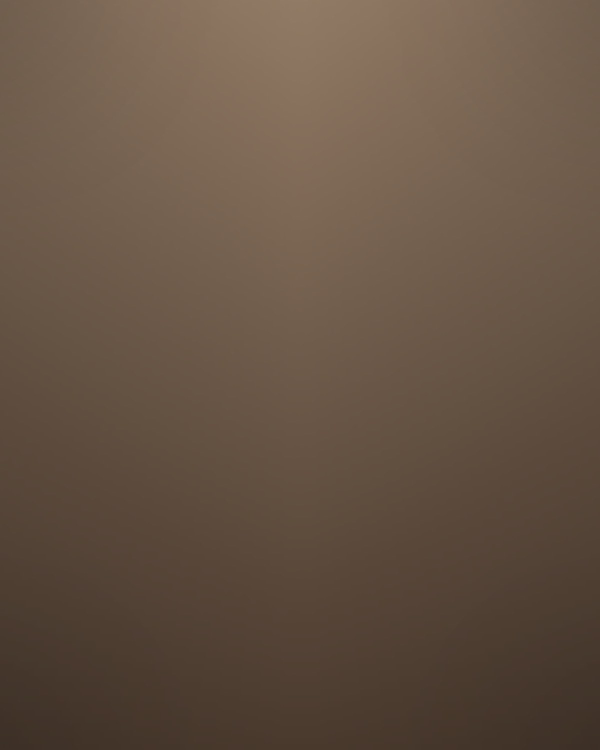
#> input picture input/photos/photo_1.jpg, 1200 x 1500 px (shown at 1/2 size); its folder holds only this picture in this run
$ python build.py
#> lines starting #> are read from the running program, lines starting #| are printed output that depends on the picture
### render.py
"""Editorial renderers for проЯв carousels. Monochrome photography + one cobalt
accent + generous negative space, in the проЯв brand (Unbounded headlines,
Manrope labels/body, cream & coal grounds). Text is drawn by code — zero typos,
exact brand colours. Slides are 4:5 (1080×1350) for Instagram.

Design language (from the reference moodboards, mapped to the brand):
- photos are black & white so the cobalt is the only colour that pops;
- small tracked labels sit in the corners (brand · rubric · index · swipe);
- sticker pills carry the kicker; headlines can accent a *word* in cobalt;
- content alternates full-bleed photo slides with airy paper slides.
Real photos live in input/photos/ (live or generated); an empty pool falls back
to a branded gradient.
"""
import os
from PIL import Image, ImageDraw, ImageFont, ImageFilter, ImageOps
import config as C

MARGIN = 84
W, H = C.CAROUSEL_SIZE

PAPER = "#F4F4F1"
COAL = "#12110E"
INK = "#0D0C0A"
MUT_L = "#6F6D66"        # muted on paper
MUT_D = "#9C978C"        # muted on coal / photo
ACC = "#2F55FF"          # cobalt on paper
ACC_D = "#6E8BFF"        # brighter cobalt on dark
WHITE = "#FFFFFF"
SOFT = "#E8E5DE"


def _f(path, size, wght):
    f = ImageFont.truetype(path, size)
    try:
        f.set_variation_by_axes([wght])
    except Exception:
        pass
    return f


def disp(size, wght=600):
    return _f(C.DISPLAY, size, wght)


def body(size, wght=500):
    return _f(C.BODY, size, wght)


def _tw(d, s, f, tr=0):
    return sum(d.textlength(c, font=f) for c in s) + tr * (len(s) - 1) if s else 0


def tracked(d, x, y, s, f, fill, tr=0, anchor="la", shadow=None):
    w = _tw(d, s, f, tr)
    if anchor == "ma":
        x -= w / 2
    elif anchor == "ra":
        x -= w
    if shadow:
        xx = x
        for c in s:
            d.text((xx + 2, y + 2), c, font=f, fill=shadow); xx += d.textlength(c, font=f) + tr
    xx = x
    for c in s:
        d.text((xx, y), c, font=f, fill=fill); xx += d.textlength(c, font=f) + tr


# --- accented headline (words wrapped inside *…* render in cobalt) ----------
def _tokens(text):
    out, acc, cur = [], False, ""
    for ch in text:
        if ch == "*":
            acc = not acc
        elif ch == " ":
            if cur:
                out.append((cur, acc)); cur = ""
        else:
            cur += ch
    if cur:
        out.append((cur, acc))
    return out


def _wrap_tokens(d, toks, f, maxw):
    lines, cur = [], []
    sp = d.textlength(" ", font=f)
    wcur = 0
    for word, a in toks:
        ww = d.textlength(word, font=f)
        add = ww + (sp if cur else 0)
        if cur and wcur + add > maxw:
            lines.append(cur); cur = [(word, a)]; wcur = ww
        else:
            cur.append((word, a)); wcur += add
    if cur:
        lines.append(cur)
    return lines


def _fit_tokens(d, toks, maxw, start, min_size, max_lines, wght=600):
    size = start
    while size >= min_size:
        f = disp(size, wght)
        lines = _wrap_tokens(d, toks, f, maxw)
        if len(lines) <= max_lines and all(
                sum(d.textlength(w, font=f) for w, _ in ln) +
                d.textlength(" ", font=f) * (len(ln) - 1) <= maxw for ln in lines):
            return f, lines
        size -= 3
    f = disp(min_size, wght)
    return f, _wrap_tokens(d, toks, f, maxw)


def _draw_tokens(d, x, y, lines, f, base, accent, lh, shadow=None):
    sp = d.textlength(" ", font=f)
    for ln in lines:
        xx = x
        for word, a in ln:
            col = accent if a else base
            if shadow:
                d.text((xx + 2, y + 3), word, font=f, fill=shadow)
            d.text((xx, y), word, font=f, fill=col)
            xx += d.textlength(word, font=f) + sp
        y += lh
    return y


def wrap(d, text, f, maxw):
    lines = []
    for para in text.split("\n"):
        cur = ""
        for w in para.split(" "):
            t = (cur + " " + w).strip()
            if d.textlength(t, font=f) <= maxw or not cur:
                cur = t
            else:
                lines.append(cur); cur = w
        lines.append(cur)
    return lines


# --- photo helpers ---------------------------------------------------------
def _hex(h):
    h = h.lstrip("#"); return tuple(int(h[i:i + 2], 16) for i in (0, 2, 4))


# [26 lines left out: function _placeholder, not called in this run]


def _photo(path, w, h, seed=0, mono=False):
    if path and os.path.exists(path):
        try:
            im = Image.open(path).convert("RGB")
            iw, ih = im.size; s = max(w / iw, h / ih)
            im = im.resize((int(iw * s + .5), int(ih * s + .5)), Image.LANCZOS)
            l = (im.size[0] - w) // 2; t = (im.size[1] - h) // 2
            im = im.crop((l, t, l + w, t + h))
        except Exception:
            im = _placeholder(w, h, seed)
    else:
        im = _placeholder(w, h, seed)
    if mono:
        im = ImageOps.grayscale(im)
        im = ImageOps.autocontrast(im, cutoff=1).convert("RGB")
    return im


def _scrim(img, base=60, floor=0.34, peak=228, gamma=1.35, tint=(0, 0, 0)):
    w, h = img.size; mask = Image.new("L", (w, h)); mpx = mask.load(); y0 = h * floor
    for y in range(h):
        a = base + (int((peak - base) * (((y - y0) / (h - y0)) ** gamma)) if y > y0 else 0)
        a = min(245, a)
        for x in range(w):
            mpx[x, y] = a
    return Image.composite(Image.new("RGB", (w, h), tint), img, mask)


def _frame(d, box, col=ACC, tick=26, wdt=4):
    """Editorial corner ticks around a photo inset."""
    x0, y0, x1, y1 = box
    for (cx, cy, sx, sy) in ((x0, y0, 1, 1), (x1, y0, -1, 1), (x0, y1, 1, -1), (x1, y1, -1, -1)):
        d.line([(cx, cy), (cx + sx * tick, cy)], fill=col, width=wdt)
        d.line([(cx, cy), (cx, cy + sy * tick)], fill=col, width=wdt)


def _pill(d, x, y, text, f, fill, tc, padx=20, pady=11, tr=2):
    tw = _tw(d, text, f, tr); h = f.size + pady * 2
    d.rounded_rectangle([x, y, x + tw + padx * 2, y + h], radius=(h // 2), fill=fill)
    tracked(d, x + padx, y + pady - 2, text, f, tc, tr=tr)
    return x + tw + padx * 2, y + h


# --- corner metadata -------------------------------------------------------
def _meta(d, rubric, index_txt, cue, dark):
    ink = PAPER if dark else INK
    mut = MUT_D if dark else MUT_L
    acc = ACC_D if dark else ACC
    # top-left wordmark
    wf = disp(24, 600)
    x = MARGIN
    for t, col in (("про", ink), ("Я", acc), ("в", ink)):
        d.text((x, 74), t, font=wf, fill=col); x += d.textlength(t, font=wf)
    # top-right rubric + line
    tracked(d, W - MARGIN, 76, C.RUBRIC.get(rubric, "").upper(), body(18, 700), acc, tr=3, anchor="ra")
    tracked(d, W - MARGIN, 102, "УКРАЇНСЬКА ГАЛЕРЕЯ", body(15, 600), mut, tr=3, anchor="ra")
    # bottom-left index
    if index_txt:
        tracked(d, MARGIN, H - 96, index_txt, body(18, 700), acc, tr=3)
    # bottom-right cue
    if cue:
        tracked(d, W - MARGIN, H - 96, cue, body(18, 700), mut, tr=3, anchor="ra")


# --- slides ----------------------------------------------------------------
def cover(car, out_path, photo=None, mono=False):
    img = Image.new("RGB", (W, H), PAPER); d = ImageDraw.Draw(img)
    maxw = W - MARGIN * 2
    # headline (accent words in cobalt)
    toks = _tokens(car["cover"])
    f, lines = _fit_tokens(d, toks, maxw, start=92, min_size=54, max_lines=4)
    lh = int(f.size * 1.08)
    y = 250
    y = _draw_tokens(d, MARGIN, y, lines, f, INK, ACC, lh)
    y += 6
    d.rectangle([MARGIN, y, MARGIN + 96, y + 7], fill=ACC)
    # subtitle
    if car.get("cover_sub"):
        y += 34
        for l in wrap(d, car["cover_sub"], body(31, 500), maxw - 360):
            d.text((MARGIN, y), l, font=body(31, 500), fill=MUT_L); y += 42
    # B&W photo inset, bottom-right
    pw, ph = 400, 500
    px0, py0 = W - MARGIN - pw, H - 150 - ph
    img.paste(_photo(photo, pw, ph, 0, mono), (px0, py0))
    _frame(d, (px0 - 10, py0 - 10, px0 + pw + 10, py0 + ph + 10))
    _meta(d, car["rubric"], "МІНІ-ГАЙД", C.SWIPE_CUE, dark=False)
    os.makedirs(os.path.dirname(out_path), exist_ok=True)
    img.save(out_path, "PNG"); return out_path


def slide_photo(idx, total, head, text, out_path, kick, photo=None, seed=1, mono=False):
    img = _scrim(_photo(photo, W, H, seed, mono), base=58, floor=0.30, peak=232)
    d = ImageDraw.Draw(img)
    maxw = W - MARGIN * 2
    label = f"{kick} {idx:02d}" if kick else f"{idx:02d} / {total:02d}"
    _pill(d, MARGIN, 150, label, body(19, 700), ACC, WHITE)
    hf, hlines = _fit_tokens(d, _tokens(head), maxw, start=62, min_size=42, max_lines=2)
    bf = body(34, 500); blines = wrap(d, text, bf, maxw)
    hlh = int(hf.size * 1.1); blh = int(bf.size * 1.4)
    block = len(hlines) * hlh + 22 + len(blines) * blh
    y = H - 250 - block
    bar_top = y + 4
    y = _draw_tokens(d, MARGIN, y, hlines, hf, WHITE, ACC_D, hlh, shadow=(0, 0, 0))
    d.rectangle([MARGIN - 30, bar_top, MARGIN - 20, y - int(hf.size * 0.5)], fill=ACC)
    y += 20
    for l in blines:
        tracked(d, MARGIN, y, l, bf, SOFT, shadow=(0, 0, 0)); y += blh
    _meta(d, "", f"{idx:02d} — {total:02d}", C.SWIPE_CUE, dark=True)
    os.makedirs(os.path.dirname(out_path), exist_ok=True)
    img.save(out_path, "PNG"); return out_path


def slide_paper(idx, total, head, text, out_path, kick, photo=None, seed=1, mono=False):
    img = Image.new("RGB", (W, H), PAPER); d = ImageDraw.Draw(img)
    maxw = W - MARGIN * 2
    label = f"{kick} {idx:02d}" if kick else f"{idx:02d} / {total:02d}"
    _pill(d, MARGIN, 150, label, body(19, 700), INK, PAPER)
    # headline
    hf, hlines = _fit_tokens(d, _tokens(head), maxw, start=60, min_size=40, max_lines=2)
    y = 250
    hlh = int(hf.size * 1.1)
    y = _draw_tokens(d, MARGIN, y, hlines, hf, INK, ACC, hlh)
    d.rectangle([MARGIN, y + 10, MARGIN + 70, y + 16], fill=ACC)
    y += 46
    bf = body(34, 500)
    for l in wrap(d, text, bf, maxw - 40):
        d.text((MARGIN, y), l, font=bf, fill=MUT_L); y += int(bf.size * 1.42)
    # B&W photo band bottom
    pw, ph = maxw, 380
    px0, py0 = MARGIN, H - 170 - ph
    img.paste(_photo(photo, pw, ph, seed, mono), (px0, py0))
    _frame(d, (px0 - 10, py0 - 10, px0 + pw + 10, py0 + ph + 10))
    _meta(d, "", f"{idx:02d} — {total:02d}", C.SWIPE_CUE, dark=False)
    os.makedirs(os.path.dirname(out_path), exist_ok=True)
    img.save(out_path, "PNG"); return out_path


def cta(car, out_path, photo=None, mono=False):
    if photo:
        img = _scrim(_photo(photo, W, H, 9, mono), base=112, floor=0.0, peak=222, gamma=1.0)
    else:
        img = Image.new("RGB", (W, H), COAL)
    d = ImageDraw.Draw(img)
    maxw = W - MARGIN * 2
    _pill(d, MARGIN, 250, "СПРОБУЙ БЕЗКОШТОВНО", body(20, 700), ACC, WHITE)
    cta_lines = car["cta"].split("\n")
    size = 86
    while size >= 48:
        f = disp(size, 600)
        if all(d.textlength(l, font=f) <= maxw for l in cta_lines):
            break
        size -= 3
    y = 380
    for l in cta_lines:
        d.text((MARGIN, y), l, font=f, fill=PAPER); y += int(f.size * 1.12)
    y += 14
    d.rectangle([MARGIN, y, MARGIN + 96, y + 7], fill=ACC); y += 36
    if car.get("cta_sub"):
        for l in wrap(d, car["cta_sub"], body(32, 500), maxw - 200):
            d.text((MARGIN, y), l, font=body(32, 500), fill=MUT_D); y += 44
    # website — the primary action on the closing slide
    site = getattr(C, "SITE", "проЯв.space")
    ys = H - 358
    tracked(d, MARGIN, ys, site, disp(54, 600), WHITE, tr=1)
    sw = min(_tw(d, site, disp(54, 600), 1), maxw)
    d.rectangle([MARGIN, ys + 70, MARGIN + sw, ys + 77], fill=ACC)
    tracked(d, MARGIN, ys + 98, C.HANDLE, body(24, 700), MUT_D, tr=2)
    _meta(d, car["rubric"], "", "", dark=True)
    os.makedirs(os.path.dirname(out_path), exist_ok=True)
    img.save(out_path, "PNG"); return out_path


# --- extra templates (library for varied layouts) --------------------------
def slide_quote(idx, total, head, text, out_path, kick, photo=None, seed=1, mono=False):
    """Oversized quote in «» — over a darkened photo, or solid coal if none."""
    if photo:
        img = _scrim(_photo(photo, W, H, seed, mono), base=88, floor=0.0, peak=210, gamma=1.0)
    else:
        img = Image.new("RGB", (W, H), COAL)
    d = ImageDraw.Draw(img)
    maxw = W - MARGIN * 2
    _pill(d, MARGIN, 150, f"{kick} {idx:02d}" if kick else f"{idx:02d} / {total:02d}",
          body(19, 700), ACC, WHITE)
    f, lines = _fit_tokens(d, _tokens("«" + head + "»"), maxw, start=98, min_size=50, max_lines=4)
    lh = int(f.size * 1.05)
    y = (H - len(lines) * lh) // 2 - 40
    y = _draw_tokens(d, MARGIN, y, lines, f, WHITE, ACC_D, lh)
    if text:
        y += 26
        for l in wrap(d, text, body(30, 500), maxw - 140):
            d.text((MARGIN, y), l, font=body(30, 500), fill=MUT_D); y += 42
    _meta(d, "", f"{idx:02d} — {total:02d}", C.SWIPE_CUE, dark=True)
    os.makedirs(os.path.dirname(out_path), exist_ok=True)
    img.save(out_path, "PNG"); return out_path


def slide_uicard(idx, total, head, text, out_path, kick, photo=None, seed=1, mono=False):
    """Paper slide with a headline, a centred framed image (screenshot/graphic),
    and a caption — perfect for UI shots that must match the text."""
    img = Image.new("RGB", (W, H), PAPER); d = ImageDraw.Draw(img)
    maxw = W - MARGIN * 2
    _pill(d, MARGIN, 150, f"{kick} {idx:02d}" if kick else f"{idx:02d} / {total:02d}",
          body(19, 700), INK, PAPER)
    hf, hlines = _fit_tokens(d, _tokens(head), maxw, start=56, min_size=38, max_lines=2)
    y = 232; hlh = int(hf.size * 1.08)
    y = _draw_tokens(d, MARGIN, y, hlines, hf, INK, ACC, hlh)
    y += 22
    pw, ph = maxw, 496
    img.paste(_photo(photo, pw, ph, seed, mono), (MARGIN, y))
    _frame(d, (MARGIN - 10, y - 10, MARGIN + pw + 10, y + ph + 10))
    y2 = y + ph + 32
    if text:
        for l in wrap(d, text, body(30, 500), maxw):
            d.text((MARGIN, y2), l, font=body(30, 500), fill=MUT_L); y2 += 42
    _meta(d, "", f"{idx:02d} — {total:02d}", C.SWIPE_CUE, dark=False)
    os.makedirs(os.path.dirname(out_path), exist_ok=True)
    img.save(out_path, "PNG"); return out_path


# [19 lines left out: function slide_bigword, not called in this run]


TEMPLATES = {
    "photo": slide_photo,     # full-bleed image + overlaid headline
    "paper": slide_paper,     # airy cream slide + image band
    "quote": slide_quote,     # oversized «quote» on coal
    "uicard": slide_uicard,   # centred screenshot/graphic + caption
    "bigword": slide_bigword, # giant word bleeding off the edge
}


def _slide_fields(item):
    if isinstance(item, dict):
        return item.get("head", ""), item.get("body", ""), item.get("tpl")
    return item[0], item[1], None


def carousel(car, out_dir, photos=None, cta_photo=None):
    os.makedirs(out_dir, exist_ok=True)
    photos = photos or []
    kick = car.get("kick")
    mono = car.get("mono", getattr(C, "MONO_PHOTOS", False))
    paths = []
    p = os.path.join(out_dir, "00_cover.png")
    cover(car, p, photo=photos[0] if photos else None, mono=mono); paths.append(p)
    total = len(car["slides"])
    for i, item in enumerate(car["slides"], 1):
        head, text, tpl = _slide_fields(item)
        ph = photos[i] if len(photos) > i else None
        p = os.path.join(out_dir, f"{i:02d}_slide.png")
        fn = TEMPLATES.get(tpl) or (slide_photo if i % 2 == 1 else slide_paper)
        fn(i, total, head, text, p, kick, photo=ph, seed=i, mono=mono)
        paths.append(p)
    p = os.path.join(out_dir, "99_cta.png")
    cta(car, p, photo=cta_photo, mono=mono); paths.append(p)
    return paths

### build.py
"""Build step (run locally or by GitHub Actions).

Renders every carousel in config.CAROUSELS to output/carousels/<id>/ and writes
queue/carousel_queue.json with raw-CDN image URLs. The Make carousel poster
reads the queue and dedups by `id` in its Data Store, so re-running is safe.
"""
import json
import os
import glob
from PIL import Image
import config as C
import render as R


def _to_jpg(paths):
    """Instagram's publishing API accepts JPEG, not PNG. Save a JPEG beside each
    rendered PNG and return the JPEG paths (used for the IG-facing queue URLs)."""
    out = []
    for p in paths:
        jpg = os.path.splitext(p)[0] + ".jpg"
        Image.open(p).convert("RGB").save(jpg, "JPEG", quality=92)
        out.append(jpg)
    return out

ROOT = os.path.dirname(os.path.abspath(__file__))
CARS_DIR = os.path.join(ROOT, "output", "carousels")
PHOTOS_DIR = os.path.join(ROOT, "input", "photos")
Q_DIR = os.path.join(ROOT, "queue")


def raw(path_from_root):
    return f"{C.RAW}/{path_from_root.replace(os.sep, '/')}"


def _photo_pool():
    pool = []
    for ext in ("*.jpg", "*.jpeg", "*.png", "*.JPG", "*.JPEG", "*.PNG"):
        pool += glob.glob(os.path.join(PHOTOS_DIR, ext))
    return sorted(pool)


def _resolve(name, pool, idx):
    """A named image (input/photos/<name>) that matches the slide's content wins;
    otherwise fall back to the pool so the layout still renders."""
    if name:
        p = os.path.join(PHOTOS_DIR, name)
        if os.path.exists(p):
            return p
    return pool[idx % len(pool)] if pool else None


def build_carousels():
    items = []
    pool = _photo_pool()
    cur = 0
    for car in C.CAROUSELS:
        out_dir = os.path.join(CARS_DIR, car["id"])
        # per-slide image that matches the text (config: 3rd tuple element or
        # cover_photo / cta_photo); pool is only a fallback.
        photos = [_resolve(car.get("cover_photo"), pool, cur)]; cur += 1
        for item in car["slides"]:
            if isinstance(item, dict):
                nm = item.get("photo")
            else:
                nm = item[2] if len(item) > 2 else None
            photos.append(_resolve(nm, pool, cur)); cur += 1
        cta_photo = _resolve(car.get("cta_photo"), pool, cur); cur += 1
        paths = R.carousel(car, out_dir, photos=photos, cta_photo=cta_photo)
        paths = _to_jpg(paths)   # IG needs JPEG
        slides = [raw(os.path.relpath(p, ROOT)) for p in paths]
        caption = car["caption"] + C.CAPTION_FOOTER.format(brand=C.BRAND)
        items.append({
            "id": car["id"],
            "channels": ["instagram_carousel"],
            "format": "carousel",
            "rubric": car["rubric"],
            "caption": caption,
            "hashtags": car.get("hashtags", ""),
            "slides": slides,          # ordered image URLs — export JPEG for IG
            "status": "ready",
        })
    return items


def main():
    os.makedirs(Q_DIR, exist_ok=True)
    car_items = build_carousels()
#> in cover, `f, lines = _fit_tokens(d, toks, maxw, start=92, min_size=54, max_lines..`: lines = [[('5', False), ('помилок', False), ('у', False)], [('передачі', False), ('зйомки', False)], [('клієнту', False)]]
#> the loop in _draw_tokens, `for ln in lines:` made 3 passes
#> (ln, y) on passes 1 to 3: ([('5', False), ('помилок', False), ('у', False)], 349), ([('передачі', False), ('зйомки', False)], 448), ([('клієнту', False)], 547)
#> after the loop in _draw_tokens, `for ln in lines:`: y = 547
#> in cover, `y += 6`: y = 553
#> in cover, `y += 34`: y = 587
#> the loop in cover, `for l in wrap(d, car["cover_sub"], body(31, 500), maxw - 360):` made 2 passes
#> (l, y) on passes 1 to 2: ('І остання коштує тобі', 629), ('рекомендацій', 671)
#> after the loop in cover, `for l in wrap(d, car["cover_sub"], body(31, 500), maxw - 360):`: y = 671
#> in _photo, im is the input picture: PIL image 1200x1500 RGB; mean R, G, B 101.7, 83.4, 68
#> in _photo, `im = im.resize((int(iw * s + .5), int(ih * s + .5)), Image.LANCZOS)`:
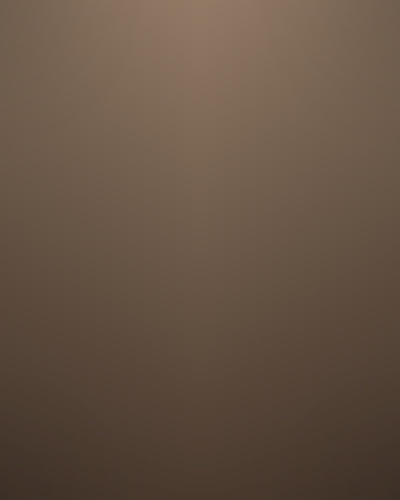
#> im: PIL image 400x500 RGB; mean R, G, B 101.7, 83.4, 68
#> in cover, `img.paste(_photo(photo, pw, ph, 0, mono), (px0, py0))`:
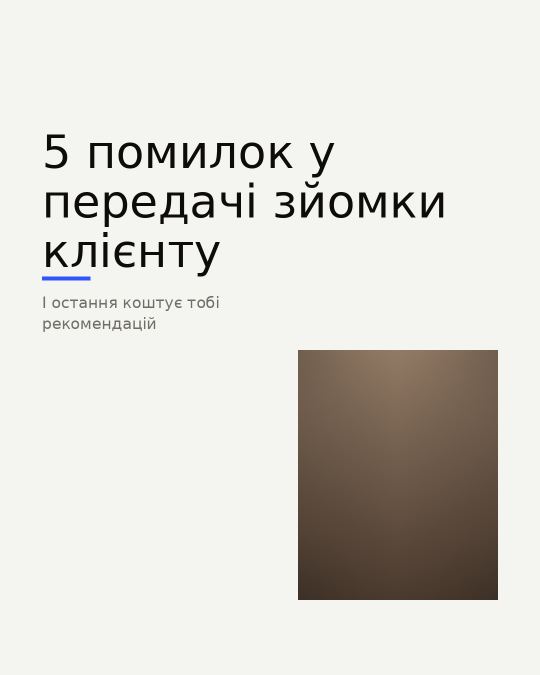
#> img: PIL image 1080x1350 RGB (shown at 1/2 size); mean R, G, B 219.1, 216.6, 212
#> in cover, `img.save(out_path, 'PNG')`:
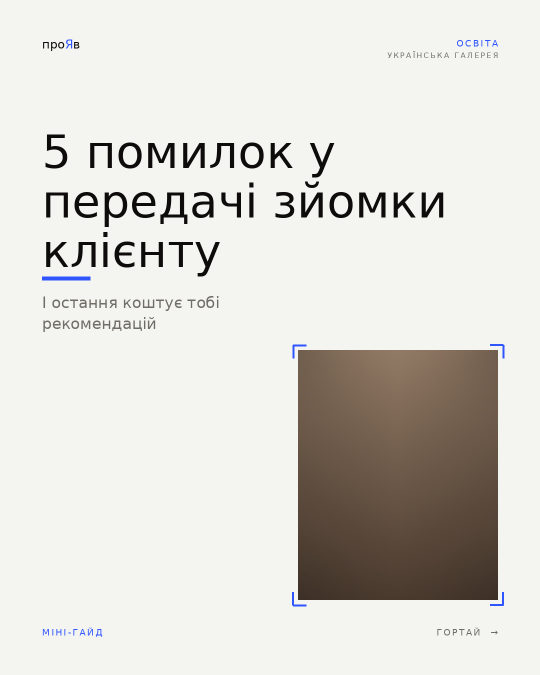
#> saved as 00_cover.png: PIL image 1080x1350 RGB (shown at 1/2 size); mean R, G, B 218.8, 216.3, 211.9
#> the loop in carousel, `for i, item in enumerate(car["slides"], 1):` made 5 passes
#> pass 1, in slide_photo, `img = _scrim(_photo(photo, W, H, seed, mono), base=58, floor=0.30, pea..`:
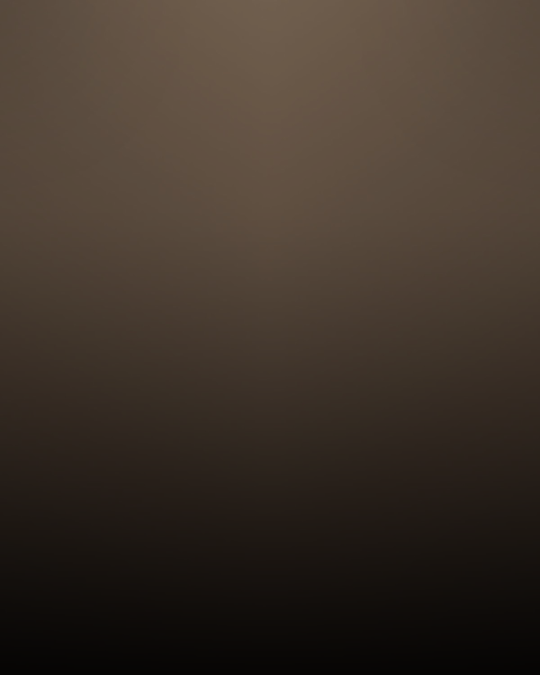
#> img: PIL image 1080x1350 RGB (shown at 1/2 size); mean R, G, B 61.9, 51.1, 41.8
#> pass 1, in slide_photo, `img.save(out_path, 'PNG')`:
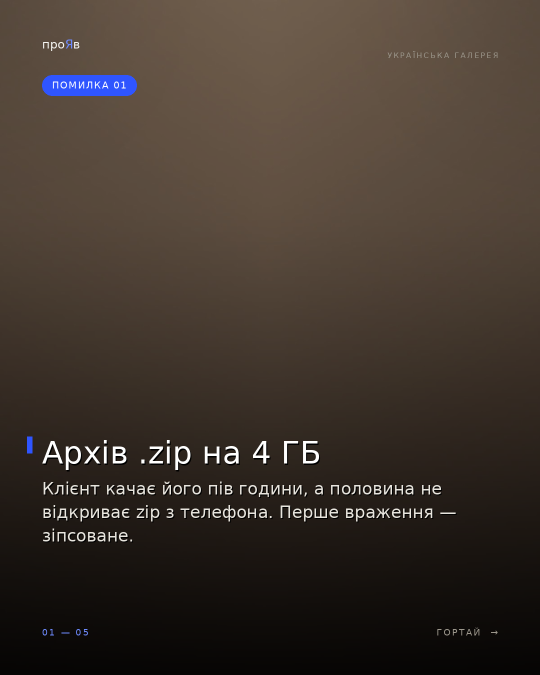
#> saved as 01_slide.png: PIL image 1080x1350 RGB (shown at 1/2 size); mean R, G, B 64.2, 53.8, 45.5
#> (the rest of the program and of its run is left out)
